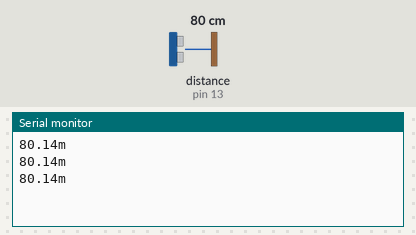
Recording of a sketch running on a simulated Arduino Uno, built with avr-gcc and run on an emulated ATmega328P. On the bench: the last lines printed to the serial monitor. Inputs (shaded band) come from the test bench; at power-on: distance to the obstacle (sensor on pin 13) 80 cm. The echo pulse lasts 58.3 µs per cm.

Above: at 1.3 s.
1.4 s: distance to the obstacle (sensor on pin 13) set to 2 cm
At 1.9 s:
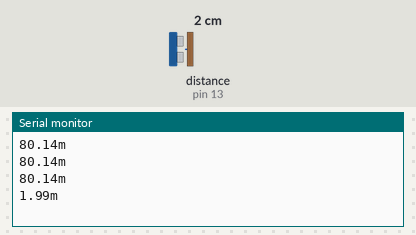
2.9 s: distance to the obstacle (sensor on pin 13) set to 4 cm
At 3.4 s:
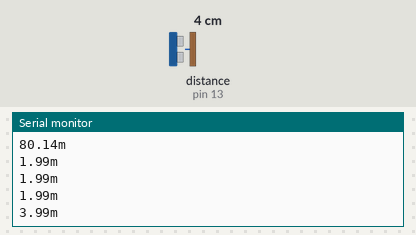
Timing chart, 0 to 5.9 s (numbered marks = the images above; inputs shaded):
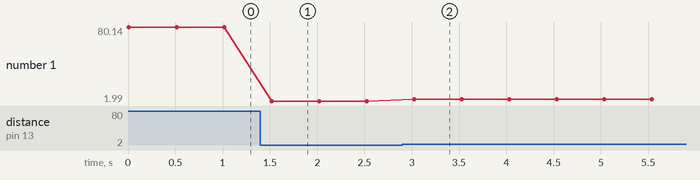

Measured:
- after the input at 1.4 s, the serial monitor: prints a new line after 0.12 s (image 1)
- after the input at 2.9 s, the serial monitor: prints a new line after 0.13 s (image 2)
- plotted number 1: 80.14 → 1.99 after the input at 1.4 s, 1.99 → 3.99 after the input at 2.9 s

The sketch:

Ultrasonic_Sensor.ino
```cpp
#define tp 10
#define ep 13
void setup()
{
  Serial.begin(9600);
  pinMode(tp,OUTPUT);
  pinMode(ep, INPUT);
}
void loop()
{
  int time;
  float dist;
  digitalWrite(tp,HIGH);
  delayMicroseconds(1000);
  digitalWrite(tp,LOW);
  time = pulseIn(ep,HIGH);
  dist = (time/2)/29.1;

  Serial.print(dist);
  Serial.println("m");
  delay(500);
}
```
